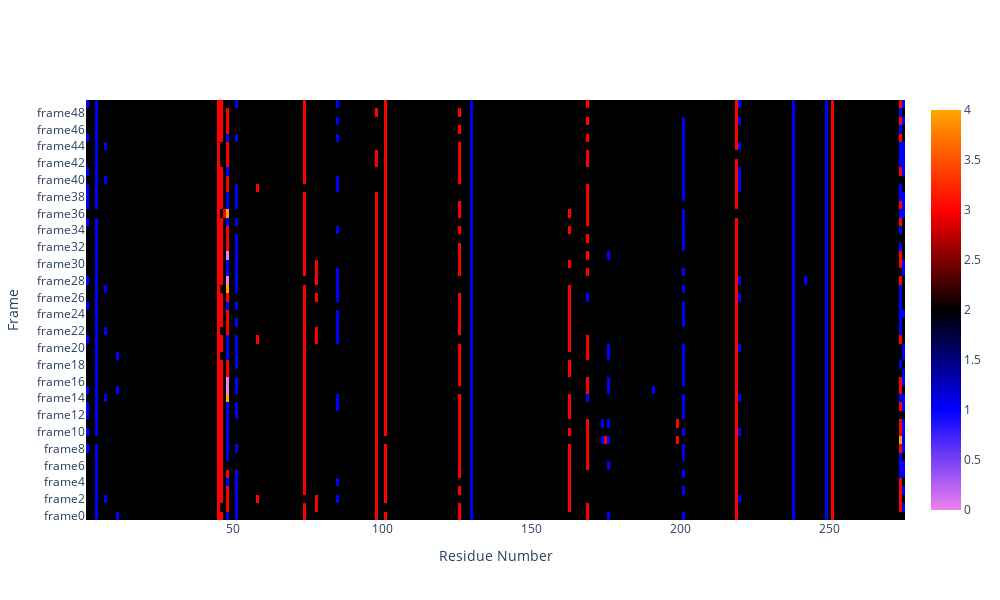

The cell this chart's notebook holds for it:
### Code cell
# Creating a copy of the original dataframe
new_residue_df = dataframes[3].copy()

# Color thresholds
color_thresholds = [-150, -40, -3, 3, 40, 150]

color_thres = [(-150, -40), (-40)]

colors = ['violet','blue', 'black', 'red', 'orange']

# Create a custom mapping of categories to colors
category_to_color = {
    'violet':0,
    'blue':1,
    'black':2,
    'red':3,
    'orange':4
}


for i in range(columns_per_dataframe):
    new_residue_df['color' + str(i)] = pd.cut(
        new_residue_df['frame' + str(i)],
        bins=color_thresholds,
        labels=colors,
        right=False
    )

# Creating a new numerical column for the molecule number
new_residue_df['Residue_No.'] = range(1, len(new_residue_df)+1)

# Creating a list to store the subplot data
subplot_data = []

color_df = new_residue_df.copy()

for i in range(columns_per_dataframe):
    frame_col = f'frame{i}'
    color_col = f'color{i}'
    color_df[color_col] = pd.cut(new_residue_df[frame_col], bins=color_thresholds, labels=colors)

x_labels = color_df['Residue_No.'].tolist()
y_labels = [f'frame{i}' for i in range(columns_per_dataframe)]
# print(x_labels)

# Creating a 2D list to represent the color-coded values
z_data = []
for i in range(columns_per_dataframe):
    color_col = f'color{i}'
    z_data.append(color_df[color_col].apply(lambda x: category_to_color.get(x)))


fig = go.Figure(data=go.Heatmap(
    z=z_data,
    x=x_labels,
    y=y_labels,
    colorscale=['violet', 'blue', 'black', 'red', 'orange']
   
))


# Customizing the axis labels and titles
fig.update_xaxes(title='Residue Number')
fig.update_yaxes(title='Frame')

fig.update_layout(width=1000, height=600)

# fig.update_layout(coloraxis_colorbar=dict(title='Value'))

# fig.show()

### Figure 1 — Plotly figure (JSON) as saved in the notebook; plotly's stock layout.template omitted (floating-point values rounded to 4 significant figures; data arrays with more than 128 entries replaced by an {"elided": "..."} marker saying what was removed)
{"data": [{"colorscale": [[0, "violet"], [0.25, "blue"], [0.5, "black"], [0.75, "red"], [1, "orange"]], "type": "heatmap", "x": {"elided": "275 int values"}, "y": ["frame0", "frame1", "frame2", "frame3", "frame4", "frame5", "frame6", "frame7", "frame8", "frame9", "frame10", "frame11", "frame12", "frame13", "frame14", "frame15", "frame16", "frame17", "frame18", "frame19", "frame20", "frame21", "frame22", "frame23", "frame24", "frame25", "frame26", "frame27", "frame28", "frame29", "frame30", "frame31", "frame32", "frame33", "frame34", "frame35", "frame36", "frame37", "frame38", "frame39", "frame40", "frame41", "frame42", "frame43", "frame44", "frame45", "frame46", "frame47", "frame48", "frame49"], "z": {"elided": "50x275 int values"}}], "layout": {"height": 600, "width": 1000, "xaxis": {"title": {"text": "Residue Number"}}, "yaxis": {"title": {"text": "Frame"}}}}
